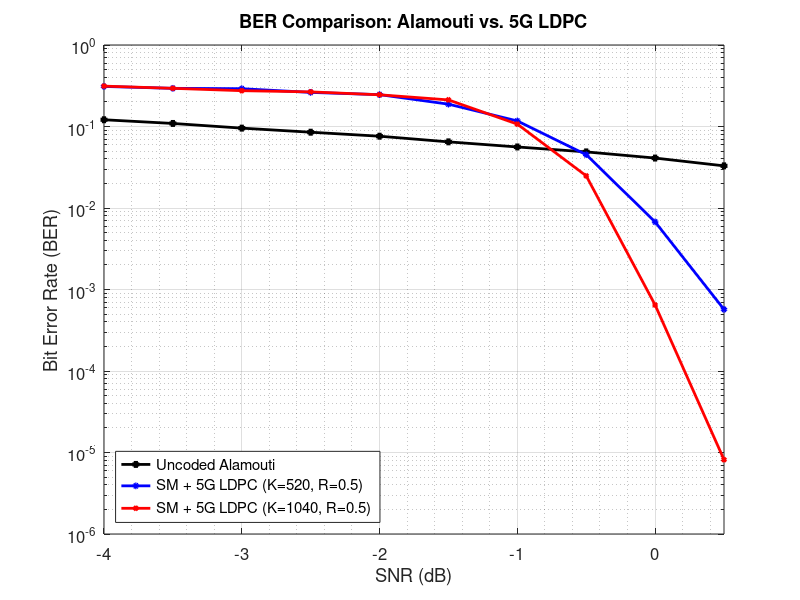

Here is the MATLAB script that generated this plot:
% 清除工作区和图形窗口
clear; clc; close all;

% --- 数据定义 ---

% 信噪比 SNR (dB)
snr = -4 : 0.5 : 0.5;

% 方案 1: Alamouti (Uncoded) 数据
ber_alamouti = [1.21e-01, 1.09e-01, 9.55e-02, 8.51e-02, 7.60e-02, ...
                6.48e-02, 5.61e-02, 4.88e-02, 4.10e-02, 3.29e-02];

% 方案 2: SM + 5G LDPC (K=520, Rate=0.5, BG2) 数据
ber_ldpc_520 = [3.10e-01, 2.94e-01, 2.91e-01, 2.62e-01, 2.46e-01, ...
                1.88e-01, 1.17e-01, 4.51e-02, 6.75e-03, 5.70e-04];

% 方案 3: SM + 5G LDPC (K=1040, Rate=0.5, BG2) 数据
ber_ldpc_1040 = [3.13e-01, 2.94e-01, 2.75e-01, 2.66e-01, 2.45e-01, ...
                 2.12e-01, 1.07e-01, 2.48e-02, 6.46e-04, 8.17e-06];

% --- 绘图部分 ---

figure;
% 绘制 Alamouti 曲线 (黑色方块)
semilogy(snr, ber_alamouti, '-ks', 'LineWidth', 2, 'MarkerSize', 3, 'MarkerFaceColor', 'k');
hold on;

% 绘制 LDPC K=520 曲线 (蓝色圆圈)
semilogy(snr, ber_ldpc_520, '-bo', 'LineWidth', 2, 'MarkerSize', 3, 'MarkerFaceColor', 'b');

% 绘制 LDPC K=1040 曲线 (红色菱形)
semilogy(snr, ber_ldpc_1040, '-rd', 'LineWidth', 2, 'MarkerSize', 3, 'MarkerFaceColor', 'r');

% --- 图形美化 ---

grid on; % 打开网格
xlabel('SNR (dB)', 'FontSize', 5);
ylabel('Bit Error Rate (BER)', 'FontSize', 5);
title('BER Comparison: Alamouti vs. 5G LDPC', 'FontSize', 5);

% 设置图例
legend('Uncoded Alamouti', ...
       'SM + 5G LDPC (K=520, R=0.5)', ...
       'SM + 5G LDPC (K=1040, R=0.5)', ...
       'Location', 'SouthWest');

% 设置坐标轴范围 (根据数据微调以获得最佳视觉效果)
xlim([-4 0.5]);
ylim([1e-6 1]);

% 开启次要网格线，方便读数
grid minor;

set(gca, 'FontSize', 12);
hold off;